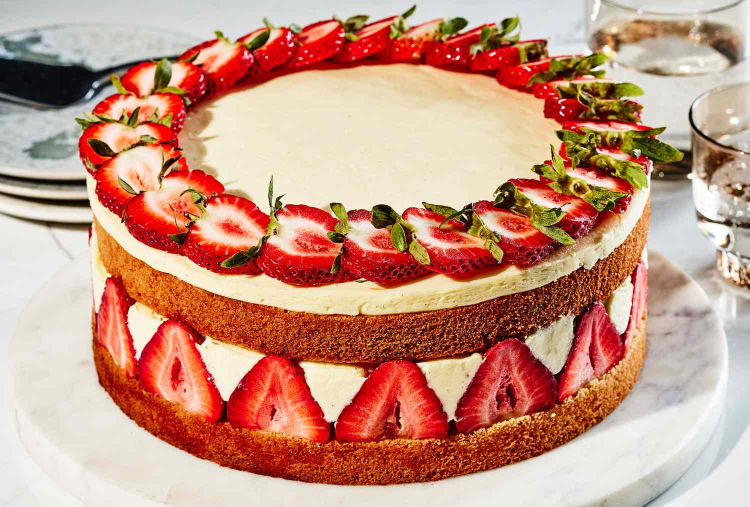
#> input picture Photos:videos/cake.png, 1500 x 1013 px, found by its file name (shown at 1/2 size)
$ python resizing_image.py
#> lines starting #> are read from the running program, lines starting #| are printed output that depends on the picture
import cv2

image_path="/Users/ryanmaroof/ml and dl projects/ComputerVision/Photos:videos/cake.png"

image= cv2.imread(image_path)
#> image is the input picture: shape (1013, 1500, 3); mean B, G, R 129.3, 149.9, 199.9
print(image.shape)
#| (1013, 1500, 3)


resized_img= cv2.resize(image,(200,306))
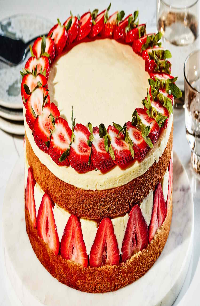
#> resized_img: shape (306, 200, 3); mean B, G, R 129.2, 149.7, 199.7
print(resized_img.shape)
#| (306, 200, 3)

cv2.imshow('image',image)
cv2.imshow('resized_img',resized_img)

cv2.waitKey(0)
cv2.destroyAllWindows()

$ run again, with Photos:videos/bear.png copied over Photos:videos/cake.png
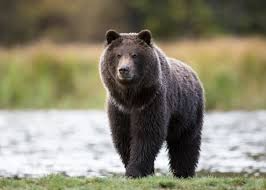
#> input picture Photos:videos/bear.png, 266 x 190 px, found by its file name
#> image is the input picture: shape (190, 266, 3); mean B, G, R 112.3, 132, 136.2
#| (190, 266, 3)
#> `resized_img= cv2.resize(image,(200,306))`:
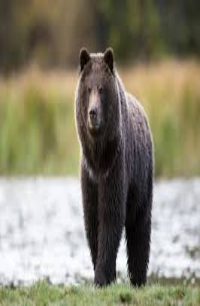
#> resized_img: shape (306, 200, 3); mean B, G, R 112.1, 131.8, 136.1
#| (306, 200, 3)
